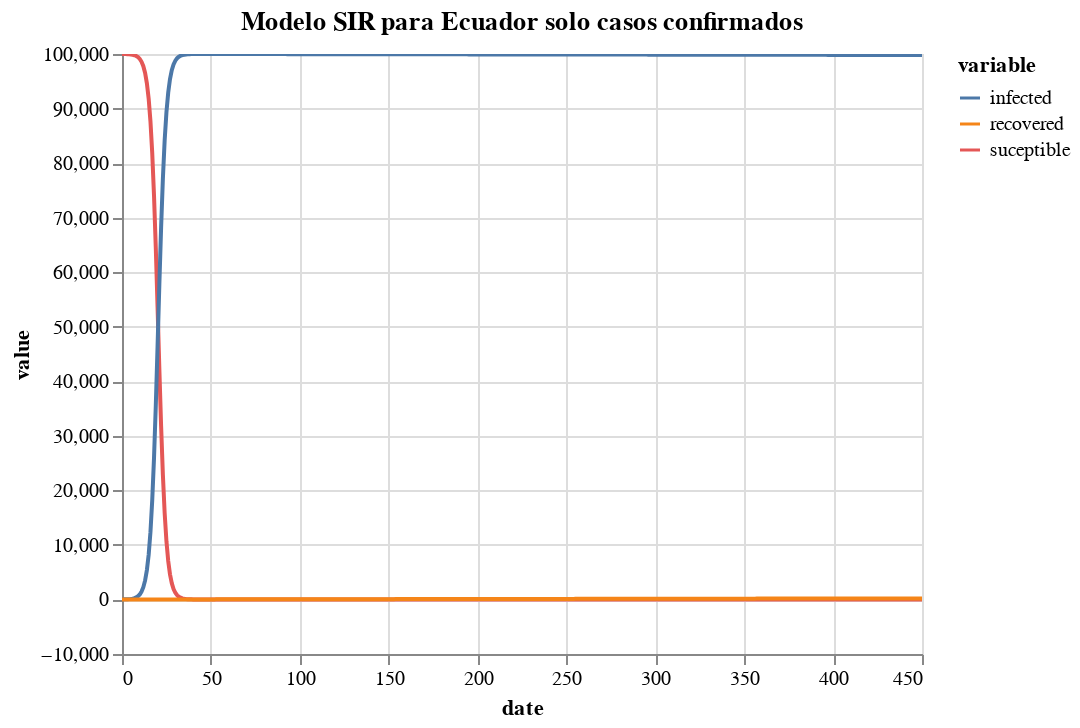

Write notebook code for a chart like this one.
### Code cell
alt.Chart(df_c.melt('date')).mark_line().encode(
    x='date',
    y=alt.Y('value'),
    color='variable'
).properties(
    title='Modelo SIR para Ecuador solo casos confirmados'
).interactive()

### Figure 1 — Vega-Lite specification as saved in the notebook (floating-point values rounded to 4 significant figures; data arrays with more than 128 entries replaced by an {"elided": "..."} marker saying what was removed)
{"config": {"view": {"continuousWidth": 400, "continuousHeight": 300}}, "data": {"name": "data-f839d4b74eaae3799a55740d773ecbf1"}, "mark": "line", "encoding": {"color": {"type": "nominal", "field": "variable"}, "x": {"type": "quantitative", "field": "date"}, "y": {"type": "quantitative", "field": "value"}}, "selection": {"selector007": {"type": "interval", "bind": "scales", "encodings": ["x", "y"]}}, "title": "Modelo SIR para Ecuador solo casos confirmados", "$schema": "https://vega.github.io/schema/vega-lite/v4.8.1.json", "datasets": {"data-f839d4b74eaae3799a55740d773ecbf1": {"elided": "1353 records"}}}
